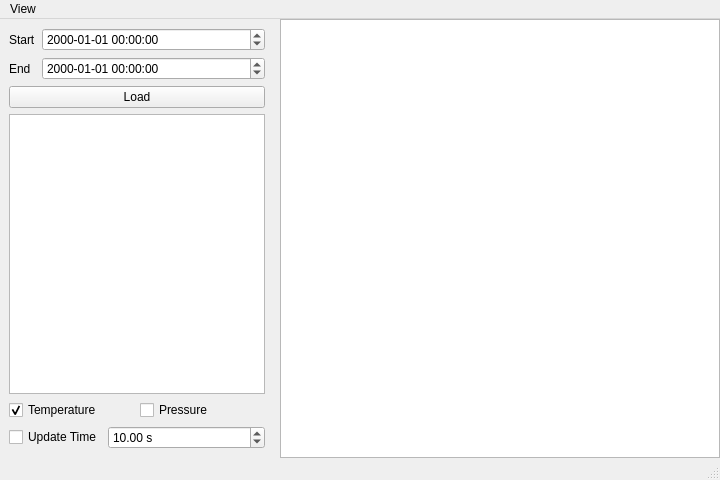
<?xml version="1.0" encoding="UTF-8"?>
<ui version="4.0">
 <class>MainWindow</class>
 <widget class="QMainWindow" name="MainWindow">
  <property name="geometry">
   <rect>
    <x>0</x>
    <y>0</y>
    <width>720</width>
    <height>480</height>
   </rect>
  </property>
  <property name="windowTitle">
   <string>MainWindow</string>
  </property>
  <widget class="QWidget" name="centralwidget">
   <layout class="QHBoxLayout" name="horizontalLayout_4">
    <property name="leftMargin">
     <number>0</number>
    </property>
    <property name="topMargin">
     <number>0</number>
    </property>
    <property name="rightMargin">
     <number>0</number>
    </property>
    <property name="bottomMargin">
     <number>0</number>
    </property>
    <item>
     <layout class="QHBoxLayout" name="horizontalLayout_3">
      <item>
       <widget class="QWidget" name="widget" native="true">
        <property name="sizePolicy">
         <sizepolicy hsizetype="Maximum" vsizetype="Preferred">
          <horstretch>0</horstretch>
          <verstretch>0</verstretch>
         </sizepolicy>
        </property>
        <layout class="QHBoxLayout" name="horizontalLayout_2">
         <item>
          <layout class="QVBoxLayout" name="verticalLayout">
           <item>
            <layout class="QFormLayout" name="formLayout">
             <item row="0" column="0">
              <widget class="QLabel" name="label">
               <property name="text">
                <string>Start</string>
               </property>
              </widget>
             </item>
             <item row="1" column="0">
              <widget class="QLabel" name="label_2">
               <property name="text">
                <string>End</string>
               </property>
              </widget>
             </item>
             <item row="0" column="1">
              <widget class="QDateTimeEdit" name="startdateedit">
               <property name="currentSection">
                <enum>QDateTimeEdit::YearSection</enum>
               </property>
               <property name="displayFormat">
                <string notr="true">yyyy-MM-dd hh:mm:ss</string>
               </property>
              </widget>
             </item>
             <item row="1" column="1">
              <widget class="QDateTimeEdit" name="enddateedit">
               <property name="currentSection">
                <enum>QDateTimeEdit::YearSection</enum>
               </property>
               <property name="displayFormat">
                <string notr="true">yyyy-MM-dd hh:mm:ss</string>
               </property>
              </widget>
             </item>
            </layout>
           </item>
           <item>
            <widget class="QPushButton" name="load_btn">
             <property name="text">
              <string>Load</string>
             </property>
            </widget>
           </item>
           <item>
            <widget class="LegendTableView" name="legendtable"/>
           </item>
           <item>
            <layout class="QHBoxLayout" name="horizontalLayout_7">
             <item>
              <widget class="QCheckBox" name="temperature_check">
               <property name="text">
                <string>Temperature</string>
               </property>
               <property name="checked">
                <bool>true</bool>
               </property>
              </widget>
             </item>
             <item>
              <widget class="QCheckBox" name="pressure_check">
               <property name="text">
                <string>Pressure</string>
               </property>
              </widget>
             </item>
            </layout>
           </item>
           <item>
            <layout class="QHBoxLayout" name="horizontalLayout">
             <item>
              <widget class="QCheckBox" name="updatetime_check">
               <property name="sizePolicy">
                <sizepolicy hsizetype="Maximum" vsizetype="Fixed">
                 <horstretch>0</horstretch>
                 <verstretch>0</verstretch>
                </sizepolicy>
               </property>
               <property name="text">
                <string>Update Time</string>
               </property>
              </widget>
             </item>
             <item>
              <widget class="QDoubleSpinBox" name="updatetime_spin">
               <property name="suffix">
                <string> s</string>
               </property>
               <property name="minimum">
                <double>1.000000000000000</double>
               </property>
               <property name="maximum">
                <double>600.000000000000000</double>
               </property>
               <property name="value">
                <double>10.000000000000000</double>
               </property>
              </widget>
             </item>
            </layout>
           </item>
          </layout>
         </item>
        </layout>
       </widget>
      </item>
      <item>
       <widget class="GraphicsLayoutWidget" name="graphics_layout"/>
      </item>
     </layout>
    </item>
   </layout>
  </widget>
  <widget class="QMenuBar" name="menubar">
   <property name="geometry">
    <rect>
     <x>0</x>
     <y>0</y>
     <width>720</width>
     <height>21</height>
    </rect>
   </property>
   <widget class="QMenu" name="menuView">
    <property name="title">
     <string>View</string>
    </property>
    <addaction name="actionshowcursor"/>
    <addaction name="actioncentercursor"/>
    <addaction name="actionsnap"/>
    <addaction name="separator"/>
    <addaction name="actiononlymain"/>
   </widget>
   <addaction name="menuView"/>
  </widget>
  <widget class="QStatusBar" name="statusbar"/>
  <action name="actioncentercursor">
   <property name="text">
    <string>Center cursor</string>
   </property>
  </action>
  <action name="actionshowcursor">
   <property name="checkable">
    <bool>true</bool>
   </property>
   <property name="checked">
    <bool>true</bool>
   </property>
   <property name="text">
    <string>Show cursor</string>
   </property>
  </action>
  <action name="actiononlymain">
   <property name="checkable">
    <bool>true</bool>
   </property>
   <property name="text">
    <string>Show only main pressure</string>
   </property>
  </action>
  <action name="actionsnap">
   <property name="checkable">
    <bool>true</bool>
   </property>
   <property name="text">
    <string>Snap to points</string>
   </property>
  </action>
 </widget>
 <customwidgets>
  <customwidget>
   <class>GraphicsLayoutWidget</class>
   <extends>QGraphicsView</extends>
   <header>pyqtgraph</header>
  </customwidget>
  <customwidget>
   <class>LegendTableView</class>
   <extends>QTableView</extends>
   <header>qt_extensions.legendtable</header>
  </customwidget>
 </customwidgets>
 <tabstops>
  <tabstop>graphics_layout</tabstop>
  <tabstop>load_btn</tabstop>
  <tabstop>legendtable</tabstop>
  <tabstop>updatetime_check</tabstop>
  <tabstop>updatetime_spin</tabstop>
  <tabstop>startdateedit</tabstop>
  <tabstop>enddateedit</tabstop>
 </tabstops>
 <resources/>
 <connections/>
</ui>
